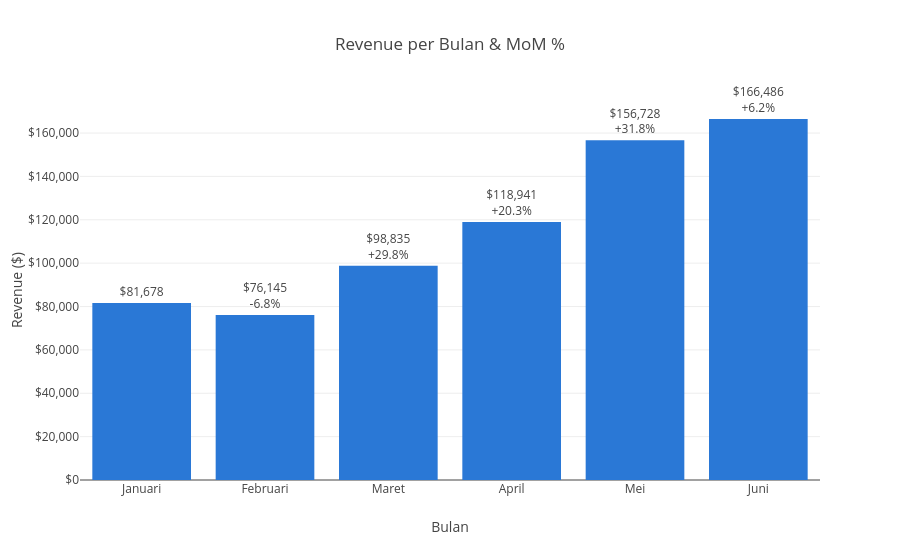

Notebook source saved alongside this figure:
### Code cell
lbl = [f"${r:,.0f}" + ("" if pd.isna(m) else f"<br>{m:+.1f}%") for r, m in zip(bulanan["revenue"], bulanan["mom_pct"])]
fig = px.bar(bulanan, x="nama_bulan", y="revenue", text=lbl, title="Revenue per Bulan & MoM %",
             color_discrete_sequence=[BLUE], labels={"nama_bulan": "Bulan", "revenue": "Revenue ($)"})
fig.update_traces(textposition="outside", cliponaxis=False)
fig.update_yaxes(tickprefix="$", tickformat=",.0f")
fig.show()

### Figure 1 — Plotly figure (JSON) as saved in the notebook; plotly's stock layout.template omitted (floating-point values rounded to 4 significant figures)
{"data": [{"cliponaxis": false, "hovertemplate": "Bulan=%{x}<br>Revenue ($)=%{y}<br>text=%{text}<extra></extra>", "legendgroup": "", "marker": {"color": "#2a78d6", "pattern": {"shape": ""}}, "name": "", "orientation": "v", "showlegend": false, "text": ["$81,678", "$76,145<br>-6.8%", "$98,835<br>+29.8%", "$118,941<br>+20.3%", "$156,728<br>+31.8%", "$166,486<br>+6.2%"], "textposition": "outside", "type": "bar", "x": ["Januari", "Februari", "Maret", "April", "Mei", "Juni"], "xaxis": "x", "y": [81680.0, 76150.0, 98830.0, 118900.0, 156700.0, 166500.0], "yaxis": "y"}], "layout": {"barmode": "relative", "legend": {"tracegroupgap": 0}, "title": {"text": "Revenue per Bulan & MoM %"}, "xaxis": {"anchor": "y", "domain": [0, 1], "title": {"text": "Bulan"}}, "yaxis": {"anchor": "x", "domain": [0, 1], "tickformat": ",.0f", "tickprefix": "$", "title": {"text": "Revenue ($)"}}}}
